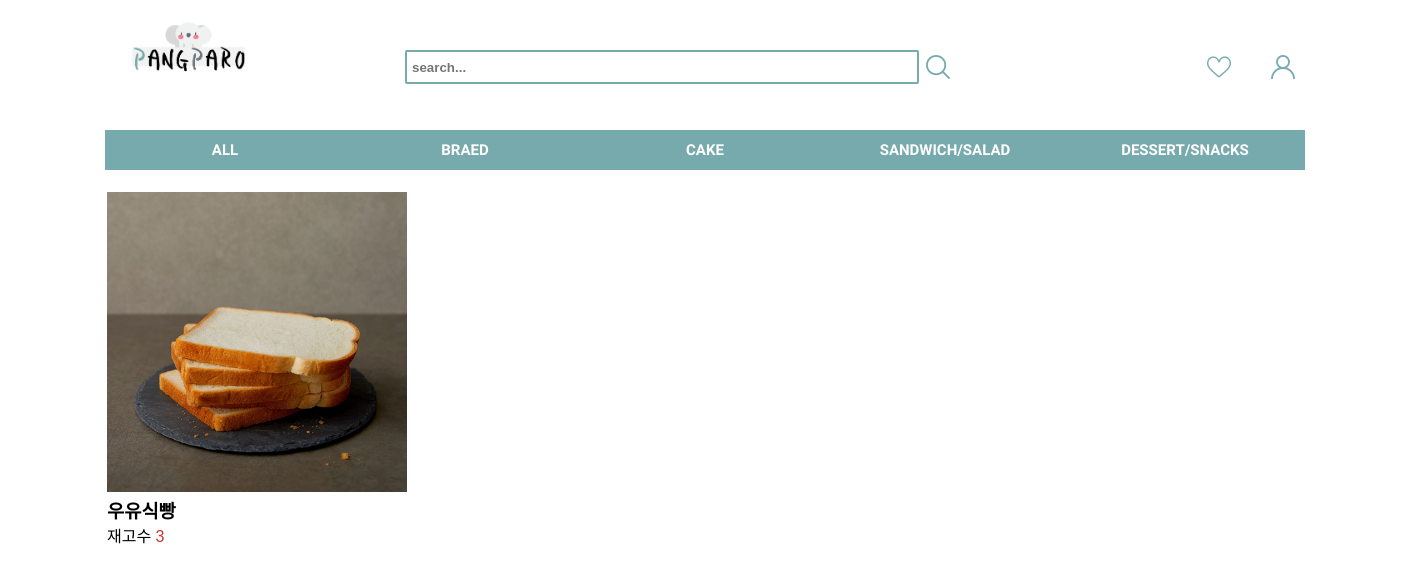
/pang/, run on an earlier commit of the app's database.
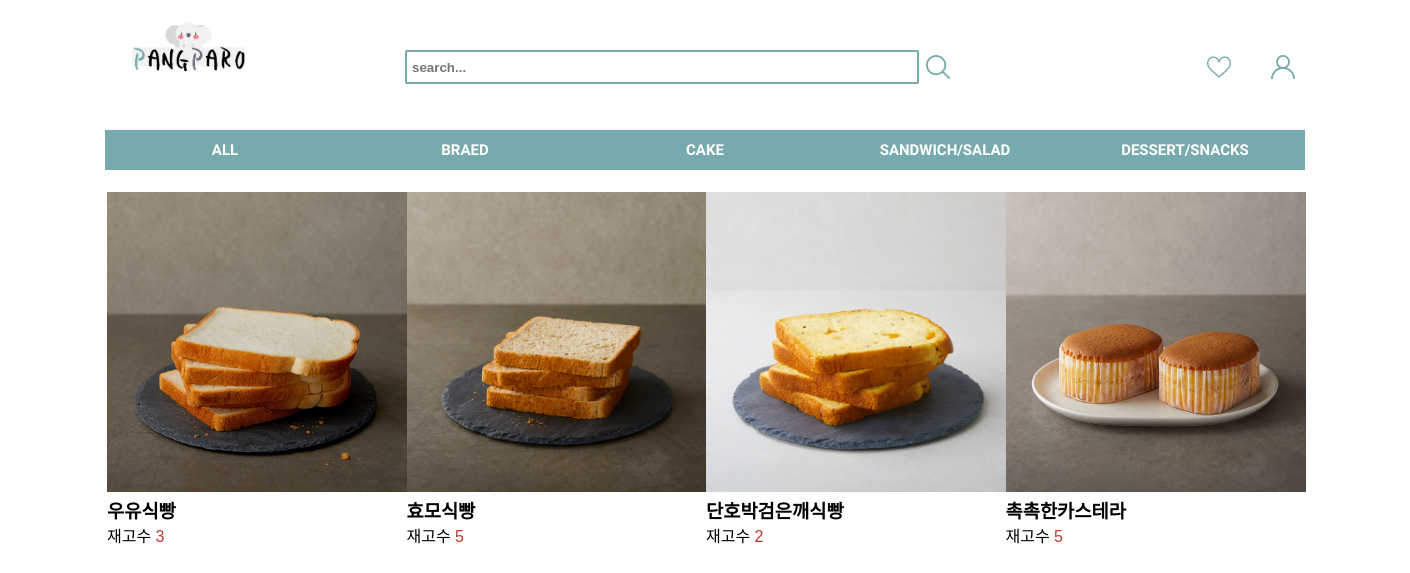
And on a later commit of the database.
### pang/models.py (models this page shows)
class Panglist(models.Model):
    pangnum=models.IntegerField(primary_key=True,unique=True,auto_created=True)
    stonum=models.ForeignKey('Pangstore',on_delete=models.CASCADE)
    pangname=models.CharField(max_length=30)
    pangcate=models.CharField(max_length=20)
    pangimg=models.ImageField(upload_to='media',blank=True)
    pangcount=models.IntegerField()
    panginfo=models.CharField(max_length=1000)
    pangal=models.CharField(max_length=1000)
    objects=models.Manager()

### pang/views.py (the view)
# urls.py: path('pang/', views.pang, name='pang'),
def pang(request):
    panglists=Panglist.objects.all() # 빵 리스트 가져오기
    context={'panglists':panglists}
    return render(request,'pang/paro_main.html',context)

### pang/templates/pang/paro_main.html (shortened to what this page needs)
{% load static %}
<!DOCTYPE html>
<html lang="en">
<head>
    <link rel="stylesheet" type="text/css" href="{% static 'css/paro_main.css' %}">
</head>
<body>
   <div class="wrapper">
        <nav class="topmenu">
            <ul>
                <li><a href=""><img id="topmenu_logo" src="{% static 'img/logo.png' %}"></a></li>
                <li>
                    <div id="serach_">
                    <input type="text" class="searchTerm" placeholder="search...">
                    <button type="submit" class="searchButton"></button>
                    </div>
                </li>
                    <div id="user_like">
                <li><a href=""><img src="{% static 'img/heart.png' %}"></a></li>
                <li><a href="{% url 'login' %}"><img src="{% static 'img/user.png' %}"></a></li>
                    </div>
            </ul>
        </nav>
    </div>
    <div class="div_column">
        <nav class="submenu">
            <ul>
                <li><a class="menuLink" href="#">ALL</a></li>
                <li><a class="menuLink" href="#">BRAED</a></li>
                <li><a class="menuLink" href="#">CAKE</a></li>
                <li><a class="menuLink" href="#">SANDWICH/SALAD</a></li>
                <li><a class="menuLink" href="#">DESSERT/SNACKS</a></li>
            </ul>
        </nav>
    </div>
    <div class="div_column">
    <center>
    <table cols="4" class="list">
        <tr>
        {% for panglist in panglists %}
             <td><img src="{{ panglist.pangimg.url }}" alt="image/" width="300">
             <h3>{{panglist.pangname}}</h3>
             재고수 <span style="color:rgb(192, 57, 43)">{{panglist.pangcount}}</span></td>
        {% endfor %}
        </tr>
    </table>
   </center>
</div>
</body>
</html>

### pang/staticfiles/css/paro_main.css (style rules this page uses)
* { margin: 0; padding: 0; font-family: 'Noto Sans KR', sans-serif; }
li { list-style: none; }
a { text-decoration: none; }
.div_column { display : flex ; flex-direction : column ; margin-top: 30px; }
.wrapper { display : flex ; flex-direction : column ; width: 1400px; margin: 0 auto; }
#topmenu_logo { line-height: 100px; float: left; width:150px; vertical-align: middle; }
.topmenu { width: 100%; height: 100px; }
.topmenu ul { margin: 0 auto; width: 1200px; overflow: hidden; }
.topmenu li { line-height: 10px; padding: 0 10px; float: left; }
.topmenu a { padding:0 10px; width:10px; }
.topmenu img { float: right; margin-top: 20px; line-height: 30px; width: 24px; }
#serach_ { display: inline-block; margin-top:50px; margin-bottom: 30px; }
#user_like { margin-top:35px; float: right; }
.searchTerm { margin-left: 100px; width: 500px; border: 2px solid #77AAAD; padding: 5px; height: 20px; border-radius: 2px; outline: none; color: #6E7783 ; font-weight: bold; }
.searchButton { width: 30px; height: 30px; padding: 10px; background:url('/static/img/search.png') no-repeat; background-position:center; text-align: center; cursor: pointer; border: none; }
.submenu { height: 30px; width: 100%; }
.submenu ul { margin: 0 auto; width: 1200px; overflow: hidden; }
.submenu ul li { list-style: none; color: white; background-color: #77AAAD; float: left; line-height: 40px; vertical-align: middle; text-align: center; }
.submenu .menuLink { text-decoration: none; color: white; display: block; width: 240px; font-size: 15px; font-weight: bold; font-family: 'Baloo Tamma 2', cursive; }
.list { margin:auto; display: table; width: 1200px; table-layout: fixed; }
.list tr td { display: table-cell; vertical-align: middle; }

What changed in the data, as far as the page shows it:
added Panglist: pangimg (picture), pangname "효모식빵", pangcount "5"
added Panglist: pangimg (picture), pangname "단호박검은깨식빵", pangcount "2"
added Panglist: pangimg (picture), pangname "촉촉한카스테라", pangcount "5"
